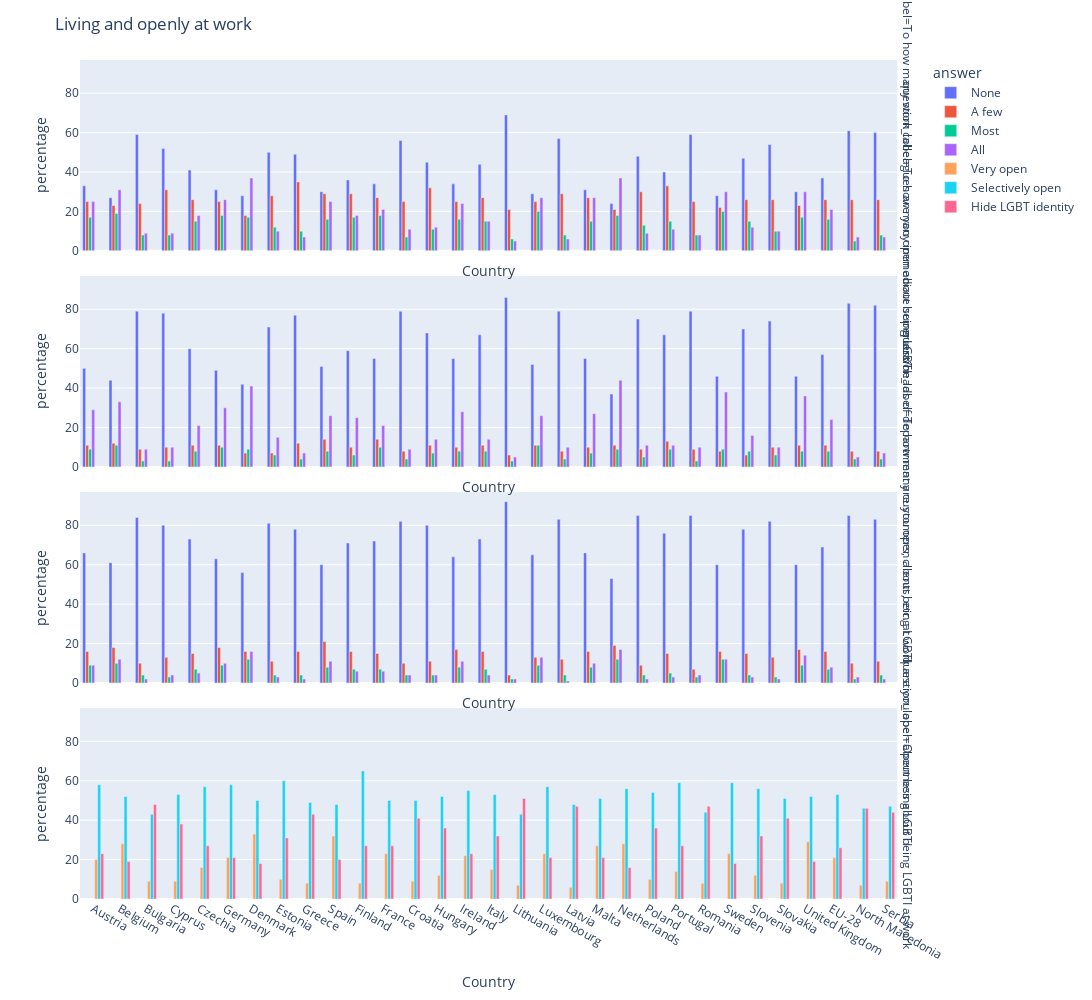

Here is the notebook cell this chart was saved with:
### Code cell
#Esta es la gráfica definitiva 
import plotly.express as px
fig = px.bar(living_work, x="CountryCode", y="percentage", color="answer", barmode="group",
             facet_row="question_label",
             #category_orders ={"question_label":"Work colleagues"},{"question_label":"Inmediate superiors"},{"question_label":"Customers,clients"},{"question_label":"Openness"},
             width= 1100, height= 1000)
fig.update_xaxes(title_text = 'Country') 
fig.update_layout(title_text = "Living and openly at work")
fig.show()

### Figure 1 — Plotly figure (JSON) as saved in the notebook; plotly's stock layout.template omitted (floating-point values rounded to 4 significant figures)
{"data": [{"alignmentgroup": "True", "hovertemplate": "answer=None<br>question_label=To how many work colleagues are you open about being LGBTI<br>CountryCode=%{x}<br>percentage=%{y}<extra></extra>", "legendgroup": "None", "marker": {"color": "#636efa"}, "name": "None", "offsetgroup": "None", "orientation": "v", "showlegend": true, "textposition": "auto", "type": "bar", "x": ["Austria", "Belgium", "Bulgaria", "Cyprus", "Czechia", "Germany", "Denmark", "Estonia", "Greece", "Spain", "Finland", "France", "Croatia", "Hungary", "Ireland", "Italy", "Lithuania", "Luxembourg", "Latvia", "Malta", "Netherlands", "Poland", "Portugal", "Romania", "Sweden", "Slovenia", "Slovakia", "United Kingdom", "EU-28", "North Macedonia", "Serbia"], "xaxis": "x4", "y": [33, 27, 59, 52, 41, 31, 28, 50, 49, 30, 36, 34, 56, 45, 34, 44, 69, 29, 57, 31, 24, 48, 40, 59, 28, 47, 54, 30, 37, 61, 60], "yaxis": "y4"}, {"alignmentgroup": "True", "hovertemplate": "answer=None<br>question_label=To how many immediate superiors/heads of department are you open about being LGBTI<br>CountryCode=%{x}<br>percentage=%{y}<extra></extra>", "legendgroup": "None", "marker": {"color": "#636efa"}, "name": "None", "offsetgroup": "None", "orientation": "v", "showlegend": false, "textposition": "auto", "type": "bar", "x": ["Austria", "Belgium", "Bulgaria", "Cyprus", "Czechia", "Germany", "Denmark", "Estonia", "Greece", "Spain", "Finland", "France", "Croatia", "Hungary", "Ireland", "Italy", "Lithuania", "Luxembourg", "Latvia", "Malta", "Netherlands", "Poland", "Portugal", "Romania", "Sweden", "Slovenia", "Slovakia", "United Kingdom", "EU-28", "North Macedonia", "Serbia"], "xaxis": "x3", "y": [50, 44, 79, 78, 60, 49, 42, 71, 77, 51, 59, 55, 79, 68, 55, 67, 86, 52, 79, 55, 37, 75, 67, 79, 46, 70, 74, 46, 57, 83, 82], "yaxis": "y3"}, {"alignmentgroup": "True", "hovertemplate": "answer=None<br>question_label=To how many customers, clients, etc. at work are you open about being LGBTI<br>CountryCode=%{x}<br>percentage=%{y}<extra></extra>", "legendgroup": "None", "marker": {"color": "#636efa"}, "name": "None", "offsetgroup": "None", "orientation": "v", "showlegend": false, "textposition": "auto", "type": "bar", "x": ["Austria", "Belgium", "Bulgaria", "Cyprus", "Czechia", "Germany", "Denmark", "Estonia", "Greece", "Spain", "Finland", "France", "Croatia", "Hungary", "Ireland", "Italy", "Lithuania", "Luxembourg", "Latvia", "Malta", "Netherlands", "Poland", "Portugal", "Romania", "Sweden", "Slovenia", "Slovakia", "United Kingdom", "EU-28", "North Macedonia", "Serbia"], "xaxis": "x2", "y": [66, 61, 84, 80, 73, 63, 56, 81, 78, 60, 71, 72, 82, 80, 64, 73, 92, 65, 83, 66, 53, 85, 76, 85, 60, 78, 82, 60, 69, 85, 83], "yaxis": "y2"}, {"alignmentgroup": "True", "hovertemplate": "answer=A few<br>question_label=To how many work colleagues are you open about being LGBTI<br>CountryCode=%{x}<br>percentage=%{y}<extra></extra>", "legendgroup": "A few", "marker": {"color": "#EF553B"}, "name": "A few", "offsetgroup": "A few", "orientation": "v", "showlegend": true, "textposition": "auto", "type": "bar", "x": ["Austria", "Belgium", "Bulgaria", "Cyprus", "Czechia", "Germany", "Denmark", "Estonia", "Greece", "Spain", "Finland", "France", "Croatia", "Hungary", "Ireland", "Italy", "Lithuania", "Luxembourg", "Latvia", "Malta", "Netherlands", "Poland", "Portugal", "Romania", "Sweden", "Slovenia", "Slovakia", "United Kingdom", "EU-28", "North Macedonia", "Serbia"], "xaxis": "x4", "y": [25, 23, 24, 31, 26, 25, 18, 28, 35, 29, 29, 27, 25, 32, 25, 27, 21, 25, 29, 27, 21, 30, 33, 25, 22, 26, 26, 23, 26, 26, 26], "yaxis": "y4"}, {"alignmentgroup": "True", "hovertemplate": "answer=A few<br>question_label=To how many immediate superiors/heads of department are you open about being LGBTI<br>CountryCode=%{x}<br>percentage=%{y}<extra></extra>", "legendgroup": "A few", "marker": {"color": "#EF553B"}, "name": "A few", "offsetgroup": "A few", "orientation": "v", "showlegend": false, "textposition": "auto", "type": "bar", "x": ["Austria", "Belgium", "Bulgaria", "Cyprus", "Czechia", "Germany", "Denmark", "Estonia", "Greece", "Spain", "Finland", "France", "Croatia", "Hungary", "Ireland", "Italy", "Lithuania", "Luxembourg", "Latvia", "Malta", "Netherlands", "Poland", "Portugal", "Romania", "Sweden", "Slovenia", "Slovakia", "United Kingdom", "EU-28", "North Macedonia", "Serbia"], "xaxis": "x3", "y": [11, 12, 9, 10, 11, 11, 7, 7, 12, 14, 10, 14, 8, 11, 10, 11, 6, 11, 8, 10, 11, 9, 13, 9, 8, 6, 10, 11, 11, 8, 8], "yaxis": "y3"}, {"alignmentgroup": "True", "hovertemplate": "answer=A few<br>question_label=To how many customers, clients, etc. at work are you open about being LGBTI<br>CountryCode=%{x}<br>percentage=%{y}<extra></extra>", "legendgroup": "A few", "marker": {"color": "#EF553B"}, "name": "A few", "offsetgroup": "A few", "orientation": "v", "showlegend": false, "textposition": "auto", "type": "bar", "x": ["Austria", "Belgium", "Bulgaria", "Cyprus", "Czechia", "Germany", "Denmark", "Estonia", "Greece", "Spain", "Finland", "France", "Croatia", "Hungary", "Ireland", "Italy", "Lithuania", "Luxembourg", "Latvia", "Malta", "Netherlands", "Poland", "Portugal", "Romania", "Sweden", "Slovenia", "Slovakia", "United Kingdom", "EU-28", "North Macedonia", "Serbia"], "xaxis": "x2", "y": [16, 18, 10, 13, 15, 18, 16, 11, 16, 21, 16, 15, 10, 11, 17, 16, 4, 13, 12, 16, 19, 9, 15, 7, 16, 15, 13, 17, 16, 10, 11], "yaxis": "y2"}, {"alignmentgroup": "True", "hovertemplate": "answer=Most<br>question_label=To how many work colleagues are you open about being LGBTI<br>CountryCode=%{x}<br>percentage=%{y}<extra></extra>", "legendgroup": "Most", "marker": {"color": "#00cc96"}, "name": "Most", "offsetgroup": "Most", "orientation": "v", "showlegend": true, "textposition": "auto", "type": "bar", "x": ["Austria", "Belgium", "Bulgaria", "Cyprus", "Czechia", "Germany", "Denmark", "Estonia", "Greece", "Spain", "Finland", "France", "Croatia", "Hungary", "Ireland", "Italy", "Lithuania", "Luxembourg", "Latvia", "Malta", "Netherlands", "Poland", "Portugal", "Romania", "Sweden", "Slovenia", "Slovakia", "United Kingdom", "EU-28", "North Macedonia", "Serbia"], "xaxis": "x4", "y": [17, 19, 8, 8, 15, 18, 17, 12, 10, 16, 17, 18, 7, 11, 16, 15, 6, 20, 8, 15, 18, 13, 15, 8, 20, 15, 10, 17, 16, 5, 8], "yaxis": "y4"}, {"alignmentgroup": "True", "hovertemplate": "answer=Most<br>question_label=To how many immediate superiors/heads of department are you open about being LGBTI<br>CountryCode=%{x}<br>percentage=%{y}<extra></extra>", "legendgroup": "Most", "marker": {"color": "#00cc96"}, "name": "Most", "offsetgroup": "Most", "orientation": "v", "showlegend": false, "textposition": "auto", "type": "bar", "x": ["Austria", "Belgium", "Bulgaria", "Cyprus", "Czechia", "Germany", "Denmark", "Estonia", "Greece", "Spain", "Finland", "France", "Croatia", "Hungary", "Ireland", "Italy", "Lithuania", "Luxembourg", "Latvia", "Malta", "Netherlands", "Poland", "Portugal", "Romania", "Sweden", "Slovenia", "Slovakia", "United Kingdom", "EU-28", "North Macedonia", "Serbia"], "xaxis": "x3", "y": [9, 11, 3, 3, 8, 10, 9, 6, 4, 8, 6, 10, 4, 7, 8, 8, 3, 11, 4, 7, 9, 5, 9, 3, 9, 8, 6, 8, 8, 4, 4], "yaxis": "y3"}, {"alignmentgroup": "True", "hovertemplate": "answer=Most<br>question_label=To how many customers, clients, etc. at work are you open about being LGBTI<br>CountryCode=%{x}<br>percentage=%{y}<extra></extra>", "legendgroup": "Most", "marker": {"color": "#00cc96"}, "name": "Most", "offsetgroup": "Most", "orientation": "v", "showlegend": false, "textposition": "auto", "type": "bar", "x": ["Austria", "Belgium", "Bulgaria", "Cyprus", "Czechia", "Germany", "Denmark", "Estonia", "Greece", "Spain", "Finland", "France", "Croatia", "Hungary", "Ireland", "Italy", "Lithuania", "Luxembourg", "Latvia", "Malta", "Netherlands", "Poland", "Portugal", "Romania", "Sweden", "Slovenia", "Slovakia", "United Kingdom", "EU-28", "North Macedonia", "Serbia"], "xaxis": "x2", "y": [9, 10, 4, 3, 7, 9, 12, 4, 4, 8, 7, 7, 4, 4, 8, 7, 2, 9, 4, 8, 12, 4, 5, 3, 12, 4, 3, 9, 7, 2, 4], "yaxis": "y2"}, {"alignmentgroup": "True", "hovertemplate": "answer=All<br>question_label=To how many work colleagues are you open about being LGBTI<br>CountryCode=%{x}<br>percentage=%{y}<extra></extra>", "legendgroup": "All", "marker": {"color": "#ab63fa"}, "name": "All", "offsetgroup": "All", "orientation": "v", "showlegend": true, "textposition": "auto", "type": "bar", "x": ["Austria", "Belgium", "Bulgaria", "Cyprus", "Czechia", "Germany", "Denmark", "Estonia", "Greece", "Spain", "Finland", "France", "Croatia", "Hungary", "Ireland", "Italy", "Lithuania", "Luxembourg", "Latvia", "Malta", "Netherlands", "Poland", "Portugal", "Romania", "Sweden", "Slovenia", "Slovakia", "United Kingdom", "EU-28", "North Macedonia", "Serbia"], "xaxis": "x4", "y": [25, 31, 9, 9, 18, 26, 37, 10, 7, 25, 18, 21, 11, 12, 24, 15, 5, 27, 6, 27, 37, 9, 11, 8, 30, 12, 10, 30, 21, 7, 7], "yaxis": "y4"}, {"alignmentgroup": "True", "hovertemplate": "answer=All<br>question_label=To how many immediate superiors/heads of department are you open about being LGBTI<br>CountryCode=%{x}<br>percentage=%{y}<extra></extra>", "legendgroup": "All", "marker": {"color": "#ab63fa"}, "name": "All", "offsetgroup": "All", "orientation": "v", "showlegend": false, "textposition": "auto", "type": "bar", "x": ["Austria", "Belgium", "Bulgaria", "Cyprus", "Czechia", "Germany", "Denmark", "Estonia", "Greece", "Spain", "Finland", "France", "Croatia", "Hungary", "Ireland", "Italy", "Lithuania", "Luxembourg", "Latvia", "Malta", "Netherlands", "Poland", "Portugal", "Romania", "Sweden", "Slovenia", "Slovakia", "United Kingdom", "EU-28", "North Macedonia", "Serbia"], "xaxis": "x3", "y": [29, 33, 9, 10, 21, 30, 41, 15, 7, 26, 25, 21, 9, 14, 28, 14, 5, 26, 10, 27, 44, 11, 11, 10, 38, 16, 10, 36, 24, 5, 7], "yaxis": "y3"}, {"alignmentgroup": "True", "hovertemplate": "answer=All<br>question_label=To how many customers, clients, etc. at work are you open about being LGBTI<br>CountryCode=%{x}<br>percentage=%{y}<extra></extra>", "legendgroup": "All", "marker": {"color": "#ab63fa"}, "name": "All", "offsetgroup": "All", "orientation": "v", "showlegend": false, "textposition": "auto", "type": "bar", "x": ["Austria", "Belgium", "Bulgaria", "Cyprus", "Czechia", "Germany", "Denmark", "Estonia", "Greece", "Spain", "Finland", "France", "Croatia", "Hungary", "Ireland", "Italy", "Lithuania", "Luxembourg", "Latvia", "Malta", "Netherlands", "Poland", "Portugal", "Romania", "Sweden", "Slovenia", "Slovakia", "United Kingdom", "EU-28", "North Macedonia", "Serbia"], "xaxis": "x2", "y": [9, 12, 2, 4, 5, 10, 16, 3, 2, 11, 6, 6, 4, 4, 11, 4, 2, 13, 1, 10, 17, 2, 3, 4, 12, 3, 2, 14, 8, 3, 2], "yaxis": "y2"}, {"alignmentgroup": "True", "hovertemplate": "answer=Very open<br>question_label=Openness about being LGBTI at work<br>CountryCode=%{x}<br>percentage=%{y}<extra></extra>", "legendgroup": "Very open", "marker": {"color": "#FFA15A"}, "name": "Very open", "offsetgroup": "Very open", "orientation": "v", "showlegend": true, "textposition": "auto", "type": "bar", "x": ["Austria", "Belgium", "Bulgaria", "Cyprus", "Czechia", "Germany", "Denmark", "Estonia", "Greece", "Spain", "Finland", "France", "Croatia", "Hungary", "Ireland", "Italy", "Lithuania", "Luxembourg", "Latvia", "Malta", "Netherlands", "Poland", "Portugal", "Romania", "Sweden", "Slovenia", "Slovakia", "United Kingdom", "EU-28", "North Macedonia", "Serbia"], "xaxis": "x", "y": [20, 28, 9, 9, 16, 21, 33, 10, 8, 32, 8, 23, 9, 12, 22, 15, 7, 23, 6, 27, 28, 10, 14, 8, 23, 12, 8, 29, 21, 7, 9], "yaxis": "y"}, {"alignmentgroup": "True", "hovertemplate": "answer=Selectively open<br>question_label=Openness about being LGBTI at work<br>CountryCode=%{x}<br>percentage=%{y}<extra></extra>", "legendgroup": "Selectively open", "marker": {"color": "#19d3f3"}, "name": "Selectively open", "offsetgroup": "Selectively open", "orientation": "v", "showlegend": true, "textposition": "auto", "type": "bar", "x": ["Austria", "Belgium", "Bulgaria", "Cyprus", "Czechia", "Germany", "Denmark", "Estonia", "Greece", "Spain", "Finland", "France", "Croatia", "Hungary", "Ireland", "Italy", "Lithuania", "Luxembourg", "Latvia", "Malta", "Netherlands", "Poland", "Portugal", "Romania", "Sweden", "Slovenia", "Slovakia", "United Kingdom", "EU-28", "North Macedonia", "Serbia"], "xaxis": "x", "y": [58, 52, 43, 53, 57, 58, 50, 60, 49, 48, 65, 50, 50, 52, 55, 53, 43, 57, 48, 51, 56, 54, 59, 44, 59, 56, 51, 52, 53, 46, 47], "yaxis": "y"}, {"alignmentgroup": "True", "hovertemplate": "answer=Hide LGBT identity<br>question_label=Openness about being LGBTI at work<br>CountryCode=%{x}<br>percentage=%{y}<extra></extra>", "legendgroup": "Hide LGBT identity", "marker": {"color": "#FF6692"}, "name": "Hide LGBT identity", "offsetgroup": "Hide LGBT identity", "orientation": "v", "showlegend": true, "textposition": "auto", "type": "bar", "x": ["Austria", "Belgium", "Bulgaria", "Cyprus", "Czechia", "Germany", "Denmark", "Estonia", "Greece", "Spain", "Finland", "France", "Croatia", "Hungary", "Ireland", "Italy", "Lithuania", "Luxembourg", "Latvia", "Malta", "Netherlands", "Poland", "Portugal", "Romania", "Sweden", "Slovenia", "Slovakia", "United Kingdom", "EU-28", "North Macedonia", "Serbia"], "xaxis": "x", "y": [23, 19, 48, 38, 27, 21, 18, 31, 43, 20, 27, 27, 41, 36, 23, 32, 51, 21, 47, 21, 16, 36, 27, 47, 18, 32, 41, 19, 26, 46, 44], "yaxis": "y"}], "layout": {"annotations": [{"font": {}, "showarrow": false, "text": "question_label=Openness about being LGBTI at work", "textangle": 90, "x": 0.98, "xanchor": "left", "xref": "paper", "y": 0.1138, "yanchor": "middle", "yref": "paper"}, {"font": {}, "showarrow": false, "text": "question_label=To how many customers, clients, etc. at work are you open about being LGBTI", "textangle": 90, "x": 0.98, "xanchor": "left", "xref": "paper", "y": 0.3712, "yanchor": "middle", "yref": "paper"}, {"font": {}, "showarrow": false, "text": "question_label=To how many immediate superiors/heads of department are you open about being LGBTI", "textangle": 90, "x": 0.98, "xanchor": "left", "xref": "paper", "y": 0.6288, "yanchor": "middle", "yref": "paper"}, {"font": {}, "showarrow": false, "text": "question_label=To how many work colleagues are you open about being LGBTI", "textangle": 90, "x": 0.98, "xanchor": "left", "xref": "paper", "y": 0.8862, "yanchor": "middle", "yref": "paper"}], "barmode": "group", "height": 1000, "legend": {"title": {"text": "answer"}, "tracegroupgap": 0}, "margin": {"t": 60}, "title": {"text": "Living and openly at work"}, "width": 1100, "xaxis": {"anchor": "y", "domain": [0, 0.98], "title": {"text": "Country"}}, "xaxis2": {"anchor": "y2", "domain": [0, 0.98], "matches": "x", "showticklabels": false, "title": {"text": "Country"}}, "xaxis3": {"anchor": "y3", "domain": [0, 0.98], "matches": "x", "showticklabels": false, "title": {"text": "Country"}}, "xaxis4": {"anchor": "y4", "domain": [0, 0.98], "matches": "x", "showticklabels": false, "title": {"text": "Country"}}, "yaxis": {"anchor": "x", "domain": [0, 0.2275], "title": {"text": "percentage"}}, "yaxis2": {"anchor": "x2", "domain": [0.2575, 0.485], "matches": "y", "title": {"text": "percentage"}}, "yaxis3": {"anchor": "x3", "domain": [0.515, 0.7425], "matches": "y", "title": {"text": "percentage"}}, "yaxis4": {"anchor": "x4", "domain": [0.7725, 1], "matches": "y", "title": {"text": "percentage"}}}}
